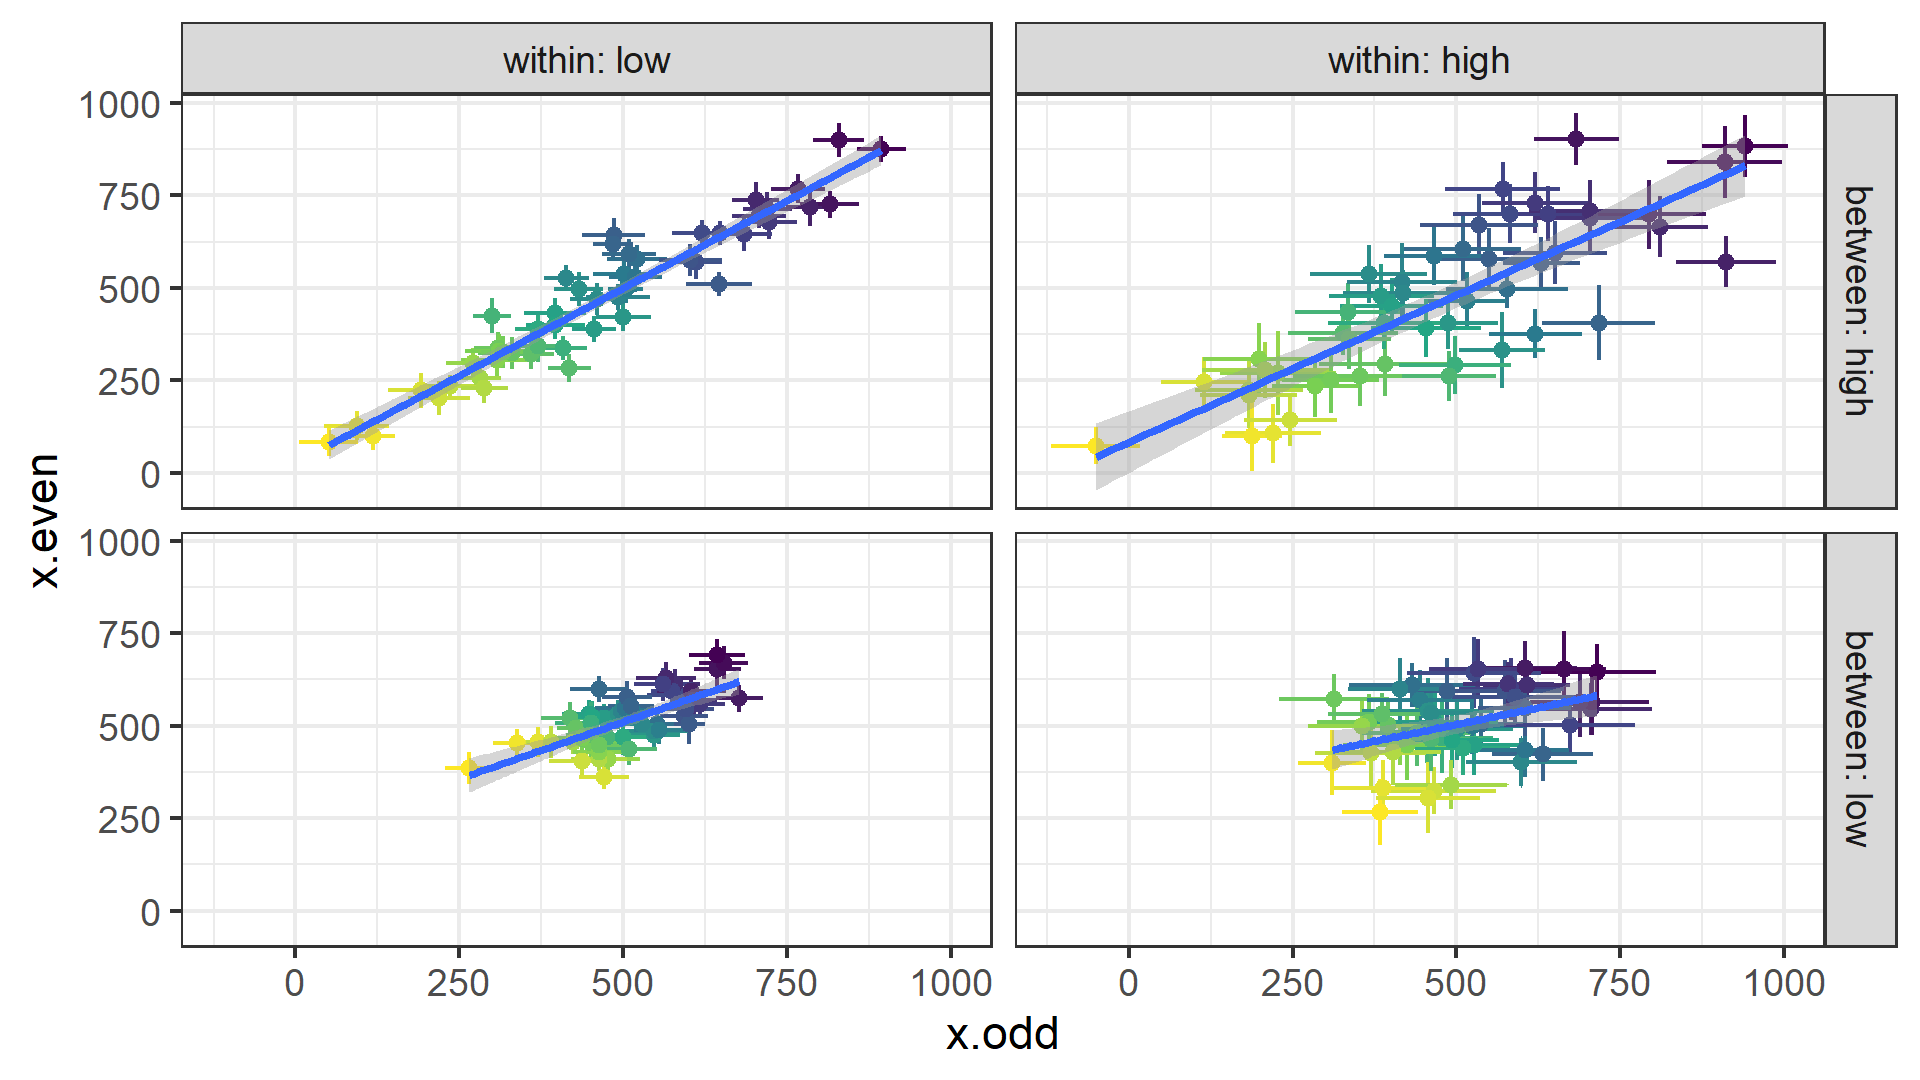

Reproduce this figure in R.
library(tidyverse)
library(apa)

sd.subjects1 = 100 #low standard deviation of 1nd sample (i.e. homogenous)
sd.subjects2 = 200 #high standard deviation of 2st sample (i.e. heterogenous)

sd.trial1 = 200 #sd of random noise on trial-level (i.e. imprecision of the measurement device)
sd.trial2 = 400 #higher sd = less precise measurement

m = 500 #arbitrary population mean (even though it may be more plausible that smaller sd is related to smaller mean)
subject.n = 50
trial.n = 50

odd  = function(x) return(x[1:length(x) %% 2 != 0])
even = function(x) return(x[1:length(x) %% 2 == 0])
se = function(x, na.rm = FALSE) {
  sd(x, na.rm) / sqrt(if(na.rm==F) length(x) else sum(is.na(x)==F))
}

m.subjects1 = m + rnorm(subject.n, sd=sd.subjects1) #draw subject-level means with sd = sample sd
m.subjects2 = m + rnorm(subject.n, sd=sd.subjects2) #draw subject-level means with sd = sample sd

#for each subject-level mean, draw trials with sd = trial-level imprecision
sample11 = m.subjects1 %>% lapply(function(x) {x + rnorm(trial.n, sd=sd.trial1)} %>% tibble(x=.)) %>%
  bind_rows(.id="subject") %>% group_by(subject) %>% mutate(trial = 1:n(), subject = subject %>% as.integer())
sample12 = m.subjects1 %>% lapply(function(x) {x + rnorm(trial.n, sd=sd.trial2)} %>% tibble(x=.)) %>%
  bind_rows(.id="subject") %>% group_by(subject) %>% mutate(trial = 1:n(), subject = subject %>% as.integer())
sample21 = m.subjects2 %>% lapply(function(x) {x + rnorm(trial.n, sd=sd.trial1)} %>% tibble(x=.)) %>%
  bind_rows(.id="subject") %>% group_by(subject) %>% mutate(trial = 1:n(), subject = subject %>% as.integer())
sample22 = m.subjects2 %>% lapply(function(x) {x + rnorm(trial.n, sd=sd.trial2)} %>% tibble(x=.)) %>%
  bind_rows(.id="subject") %>% group_by(subject) %>% mutate(trial = 1:n(), subject = subject %>% as.integer())

sample11.m = sample11 %>% group_by(subject) %>% summarise(x.m = mean(x), #calculate subject-level means from simulated trial-data
                                                          x.odd = x %>% odd() %>% mean(), 
                                                          x.even = x %>% even() %>% mean(),
                                                          x.sd = sd(x),
                                                          x.se = se(x),
                                                          x.se.odd = x %>% odd() %>% se(),
                                                          x.se.even = x %>% even() %>% se())
sample12.m = sample12 %>% group_by(subject) %>% summarise(x.m = mean(x), #calculate subject-level means from simulated trial-data
                                                          x.odd = x %>% odd() %>% mean(), 
                                                          x.even = x %>% even() %>% mean(),
                                                          x.sd = sd(x),
                                                          x.se = se(x),
                                                          x.se.odd = x %>% odd() %>% se(),
                                                          x.se.even = x %>% even() %>% se())
sample21.m = sample21 %>% group_by(subject) %>% summarise(x.m = mean(x), #calculate subject-level means from simulated trial-data
                                                          x.odd = x %>% odd() %>% mean(), 
                                                          x.even = x %>% even() %>% mean(),
                                                          x.sd = sd(x),
                                                          x.se = se(x),
                                                          x.se.odd = x %>% odd() %>% se(),
                                                          x.se.even = x %>% even() %>% se())
sample22.m = sample22 %>% group_by(subject) %>% summarise(x.m = mean(x), #calculate subject-level means from simulated trial-data
                                                          x.odd = x %>% odd() %>% mean(), 
                                                          x.even = x %>% even() %>% mean(),
                                                          x.sd = sd(x),
                                                          x.se = se(x),
                                                          x.se.odd = x %>% odd() %>% se(),
                                                          x.se.even = x %>% even() %>% se())


betweenWithin = sample21.m %>% mutate(between = "high", within = "low") %>% #high between first for compatibility with figure 2
  bind_rows(sample22.m %>% mutate(between = "high", within = "high")) %>% 
  bind_rows(sample11.m %>% mutate(between = "low", within = "low")) %>% 
  bind_rows(sample12.m %>% mutate(between = "low", within = "high")) %>%
  mutate(between = between %>% as_factor(), within = within %>% as_factor())

betweenWithin %>% group_by(between, within) %>% 
  summarise(n.subjects = n(),
            n.trials = trial.n,
            M = mean(x.m),           #should be ~ m
            SD.subject = mean(x.sd), #should be ~ c(rep(sd.trial1, 3), sd.trial2)
            SE.subject = mean(x.se), #should be ~ c(rep(sd.trial1, 3), sd.trial2) / sqrt(c(trial.n1, trial.n1, trial.n2, trial.n1))
            SD.total = sd(x.m),      #should be ~ sd.subjects
            SE.total = se(x.m),      #should be ~ sd.subjects / sqrt(c(subject.n1, subject.n2, subject.n1, subject.n1))
            precision.subject = 1 / SE.subject,
            precision.group = 1 / SE.total,  
            reliability = cor(x.odd, x.even)) %>% 
  select(between, within, M, contains("SD."), contains("SE."), contains("precision"), reliability)
#reliability is best at high between-subject variance (i.e., sample heterogeneity) plus low within-subject variability
#it is medium, when both between- and within-subject variance are high or low
#but it is worst if samples are homogenous but intra-individual variability is high.

#visualization (cf. Figure 2)
betweenWithin %>% group_by(between, within) %>% mutate(x.rank = x.m %>% rank() %>% {-.}) %>% 
  ggplot(aes(x = x.odd, y = x.even, color = x.rank)) + 
  geom_errorbar(aes(ymin=x.even - x.se.even, ymax=x.even + x.se.even)) +
  geom_errorbarh(aes(xmin=x.odd - x.se.odd, xmax=x.odd + x.se.odd)) +
  geom_point() + geom_smooth(method="lm") + 
  facet_grid(rows=vars(between), cols=vars(within), labeller = label_both) + 
  scale_color_viridis_c() + theme_bw() + theme(legend.position = "none")
